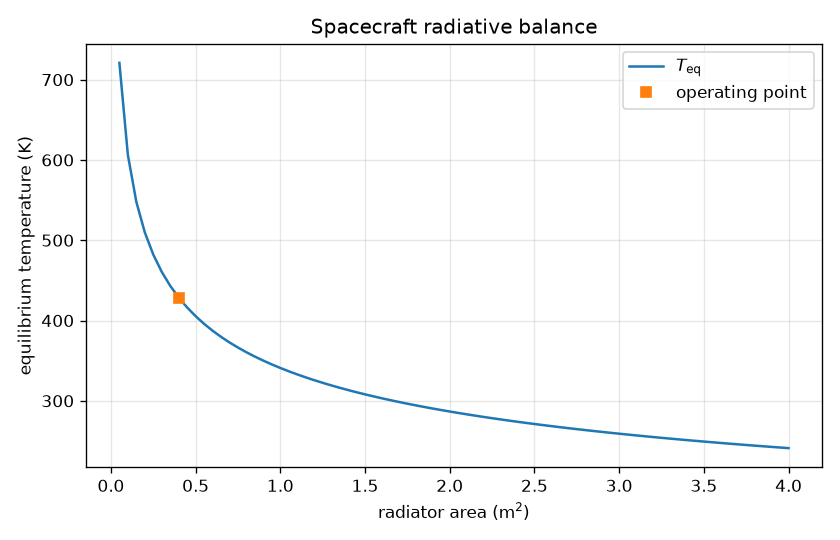

Source code (Python):
#!/usr/bin/env python3
"""Single-node spacecraft radiative balance and radiator area."""

from __future__ import annotations

import argparse
import math
import sys
import tempfile
from pathlib import Path

SIGMA = 5.670374419e-8
S_DEFAULT = 1361.6
PLOT_TITLE = "Spacecraft radiative balance"
SKILL_DIR = Path(__file__).resolve().parent
ASSUMPTIONS = (
    "single isothermal node; absorbed solar, albedo, and planet infrared are "
    "balanced by gray-body emission eps*sigma*A*T^4; solar is reduced by the "
    "eclipse fraction and is zero in eclipse; albedo and planet infrared are "
    "user inputs; no conduction between nodes and no internal heat dump beyond "
    "the optional internal power"
)


def print_kv(key: str, value: object) -> None:
    if isinstance(value, float):
        text = f"{value:.8g}"
    else:
        text = str(value)
    print(f"{key}: {text}")


def require_positive(value: float, flag: str) -> float:
    if not math.isfinite(value) or value <= 0.0:
        raise ValueError(f"{flag} must be finite and positive")
    return value


def require_unit(value: float, flag: str) -> float:
    if not math.isfinite(value) or value <= 0.0 or value > 1.0:
        raise ValueError(f"{flag} must be in (0, 1]")
    return value


def require_closed(value: float, flag: str) -> float:
    if not math.isfinite(value) or value < 0.0 or value > 1.0:
        raise ValueError(f"{flag} must be in [0, 1]")
    return value


def absorbed_power(
    solar: float,
    area_sun: float,
    alpha: float,
    eclipse_fraction: float,
    albedo: float,
    area_albedo: float,
    view_albedo: float,
    planet_ir: float,
    area_planet: float,
    epsilon: float,
    view_planet: float,
    internal: float,
) -> float:
    """spacecraft_absorbed_power."""
    sun = solar * area_sun * alpha * (1.0 - eclipse_fraction)
    alb = solar * albedo * view_albedo * area_albedo * alpha
    planet = planet_ir * view_planet * area_planet * epsilon
    return sun + alb + planet + internal


def equilibrium_temperature(q_abs: float, epsilon: float, area_rad: float) -> float:
    """radiative_equilibrium_temperature: T = (Q/(eps*sigma*A))**(1/4)."""
    return (q_abs / (epsilon * SIGMA * area_rad)) ** 0.25


def radiator_area(q_abs: float, epsilon: float, temperature: float) -> float:
    """radiator_area_for_temperature: A = Q/(eps*sigma*T**4)."""
    return q_abs / (epsilon * SIGMA * temperature ** 4)


def emit(state: dict[str, float], graph: Path | None) -> None:
    print_kv("assumptions", ASSUMPTIONS)
    print_kv("model", "single-node spacecraft radiative balance")
    for key in (
        "S_W_m2",
        "alpha",
        "epsilon",
        "fe",
        "Q_sun_W",
        "Q_albedo_W",
        "Q_planet_W",
        "Q_internal_W",
        "Q_abs_W",
    ):
        print_kv(key, state[key])
    if "T_eq_K" in state:
        print_kv("A_rad_m2", state["A_rad"])
        print_kv("T_eq_K", state["T_eq_K"])
    if "A_req_m2" in state:
        print_kv("T_hold_K", state["T_hold"])
        print_kv("A_req_m2", state["A_req_m2"])
    if graph is not None:
        print_kv("graph", str(graph))


def write_plot(q_abs: float, epsilon: float, marker: tuple[float, float] | None, out_path: Path) -> None:
    import matplotlib.pyplot as plt

    areas = [0.05 * (i + 1) for i in range(80)]
    temps = [equilibrium_temperature(q_abs, epsilon, area) for area in areas]
    fig, ax = plt.subplots(figsize=(7.0, 4.5))
    ax.plot(areas, temps, color="C0", label=r"$T_{\mathrm{eq}}$")
    if marker is not None:
        ax.plot(marker[0], marker[1], "s", color="C1", label="operating point")
    ax.set_xlabel(r"radiator area (m$^2$)")
    ax.set_ylabel("equilibrium temperature (K)")
    ax.set_title(PLOT_TITLE)
    ax.grid(True, alpha=0.3)
    ax.legend()
    fig.tight_layout()
    out_path.parent.mkdir(parents=True, exist_ok=True)
    fig.savefig(out_path, dpi=120)
    plt.close(fig)


def build(args: argparse.Namespace) -> dict[str, float]:
    solar = S_DEFAULT if args.solar_constant is None else require_positive(args.solar_constant, "--solar-constant")
    alpha = require_unit(args.alpha, "--alpha")
    epsilon = require_unit(args.epsilon, "--epsilon")
    area_sun = require_positive(args.area_sun, "--area-sun")
    fe = 0.0 if args.eclipse_fraction is None else require_closed(args.eclipse_fraction, "--eclipse-fraction")
    albedo = 0.0 if args.albedo is None else require_closed(args.albedo, "--albedo")
    area_albedo = 0.0 if args.area_albedo is None else require_positive(args.area_albedo, "--area-albedo")
    view_albedo = 1.0 if args.view_albedo is None else require_closed(args.view_albedo, "--view-albedo")
    planet_ir = 0.0 if args.planet_ir is None else require_positive(args.planet_ir, "--planet-ir")
    area_planet = 0.0 if args.area_planet is None else require_positive(args.area_planet, "--area-planet")
    view_planet = 1.0 if args.view_planet is None else require_closed(args.view_planet, "--view-planet")
    internal = 0.0 if args.internal is None else require_positive(args.internal, "--internal")
    if (args.albedo is None) != (args.area_albedo is None):
        raise ValueError("pass --albedo and --area-albedo together")
    if (args.planet_ir is None) != (args.area_planet is None):
        raise ValueError("pass --planet-ir and --area-planet together")
    q_sun = solar * area_sun * alpha * (1.0 - fe)
    q_alb = solar * albedo * view_albedo * area_albedo * alpha
    q_planet = planet_ir * view_planet * area_planet * epsilon
    q_abs = absorbed_power(
        solar, area_sun, alpha, fe, albedo, area_albedo, view_albedo,
        planet_ir, area_planet, epsilon, view_planet, internal,
    )
    state = {
        "S_W_m2": solar,
        "alpha": alpha,
        "epsilon": epsilon,
        "fe": fe,
        "Q_sun_W": q_sun,
        "Q_albedo_W": q_alb,
        "Q_planet_W": q_planet,
        "Q_internal_W": internal,
        "Q_abs_W": q_abs,
    }
    if args.area_rad is not None:
        area = require_positive(args.area_rad, "--area-rad")
        state["A_rad"] = area
        state["T_eq_K"] = equilibrium_temperature(q_abs, epsilon, area)
    if args.temperature is not None:
        temp = require_positive(args.temperature, "--temperature")
        state["T_hold"] = temp
        state["A_req_m2"] = radiator_area(q_abs, epsilon, temp)
    if "T_eq_K" not in state and "A_req_m2" not in state:
        raise ValueError("pass --area-rad, or --temperature, or both")
    return state


def run_check() -> int:
    def fail(msg: str) -> int:
        print(f"check: fail: {msg}", file=sys.stderr)
        return 1

    # Full Sun, no planet inputs: Q = S*A*alpha, T from sigma.
    q = S_DEFAULT * 0.5 * 0.9
    area = 0.4
    eps = 0.8
    expected_t = (q / (eps * SIGMA * area)) ** 0.25
    got = equilibrium_temperature(q, eps, area)
    if abs(got - expected_t) > 1e-9:
        return fail("equilibrium temperature")
    area_back = radiator_area(q, eps, got)
    if abs(area_back - area) > 1e-9:
        return fail("radiator area round trip")
    # 300 K hold with a known heat load.
    t_hold = 300.0
    q_hold = eps * SIGMA * 1.0 * t_hold ** 4
    if abs(radiator_area(q_hold, eps, t_hold) - 1.0) > 1e-8:
        return fail("300 K area")
    # Eclipse fraction halves the solar term only.
    q_ecl = absorbed_power(1000.0, 1.0, 1.0, 0.4, 0.3, 2.0, 0.5, 200.0, 1.5, 0.8, 1.0, 5.0)
    manual = 1000 * 1 * 0.6 + 1000 * 0.3 * 0.5 * 2 * 1 + 200 * 1 * 1.5 * 0.8 + 5
    if abs(q_ecl - manual) > 1e-9:
        return fail(f"absorbed power {q_ecl} vs {manual}")
    with tempfile.TemporaryDirectory() as tmp:
        path = Path(tmp) / "therm.png"
        code = main([
            "--area-sun", "0.5", "--alpha", "0.9", "--epsilon", "0.8",
            "--area-rad", "0.4", "--out", str(path),
        ])
        if code != 0 or path.stat().st_size < 1000:
            return fail("plot")
    print("check: pass")
    print_kv("T_eq_K", got)
    print_kv("Q_abs_W", q_ecl)
    return 0


def parse_args(argv: list[str] | None = None) -> argparse.Namespace:
    parser = argparse.ArgumentParser(description="Single-node spacecraft radiative balance.")
    parser.add_argument("--area-sun", type=float, default=None)
    parser.add_argument("--alpha", type=float, default=None)
    parser.add_argument("--epsilon", type=float, default=None)
    parser.add_argument("--area-rad", type=float, default=None)
    parser.add_argument("--temperature", type=float, default=None)
    parser.add_argument("--eclipse-fraction", type=float, default=None)
    parser.add_argument("--solar-constant", type=float, default=None)
    parser.add_argument("--albedo", type=float, default=None)
    parser.add_argument("--area-albedo", type=float, default=None)
    parser.add_argument("--view-albedo", type=float, default=None)
    parser.add_argument("--planet-ir", type=float, default=None)
    parser.add_argument("--area-planet", type=float, default=None)
    parser.add_argument("--view-planet", type=float, default=None)
    parser.add_argument("--internal", type=float, default=None)
    parser.add_argument("--out", type=Path, default=None)
    parser.add_argument("--check", action="store_true")
    return parser.parse_args(argv)


def main(argv: list[str] | None = None) -> int:
    args = parse_args(argv)
    if args.check:
        return run_check()
    if args.area_sun is None or args.alpha is None or args.epsilon is None:
        print("error: requires --area-sun, --alpha, and --epsilon", file=sys.stderr)
        return 2
    try:
        state = build(args)
    except ValueError as exc:
        print(f"error: {exc}", file=sys.stderr)
        return 2
    graph = None
    if args.out is not None:
        try:
            marker = None
            if "T_eq_K" in state:
                marker = (float(state["A_rad"]), float(state["T_eq_K"]))
            write_plot(float(state["Q_abs_W"]), float(state["epsilon"]), marker, args.out)
        except Exception as exc:
            print(f"error: {exc}", file=sys.stderr)
            return 2
        graph = args.out
    emit(state, graph)
    return 0


if __name__ == "__main__":
    sys.exit(main())
